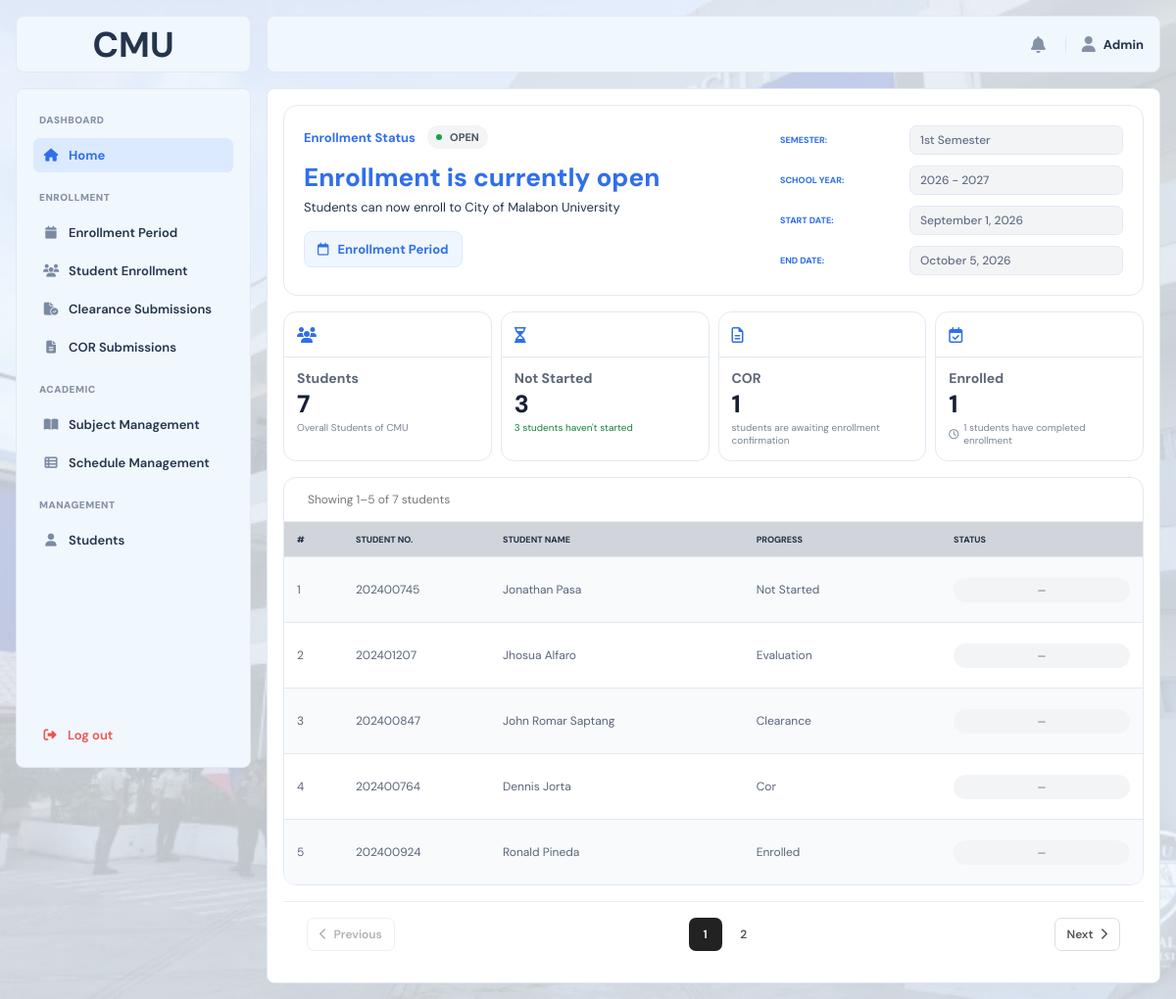
The page /?page=admin_home (signed in) on the database as committed earlier.
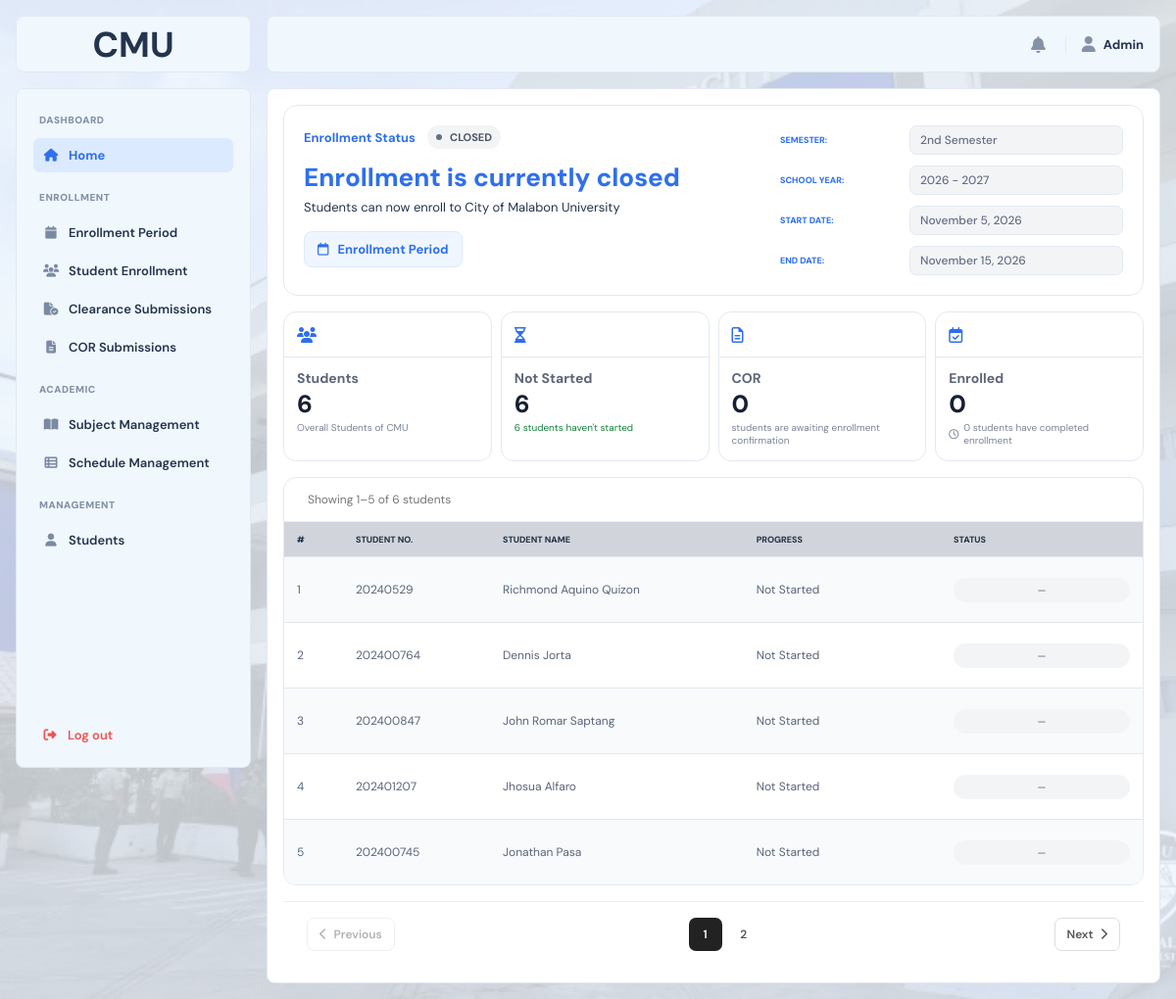
The same page on the database as committed later.
### tables this page shows
CREATE TABLE `system_settings` (
  `setting_id` int(10) UNSIGNED NOT NULL,
  `enrollment_status` enum('OPEN','CLOSED') NOT NULL DEFAULT 'CLOSED',
  `semester` varchar(50) DEFAULT NULL,
  `school_year` varchar(20) DEFAULT NULL,
  `start_date` date DEFAULT NULL,
  `end_date` date DEFAULT NULL,
  `updated_at` datetime NOT NULL DEFAULT current_timestamp() ON UPDATE current_timestamp()
);

CREATE TABLE `students` (
  `student_id` int(10) UNSIGNED NOT NULL,
  `user_id` int(10) UNSIGNED DEFAULT NULL,
  `student_number` varchar(50) NOT NULL,
  `first_name` varchar(100) NOT NULL,
  `middle_name` varchar(100) DEFAULT NULL,
  `last_name` varchar(100) NOT NULL,
  `program` varchar(100) NOT NULL,
  `year_level` int(11) NOT NULL,
  `section` varchar(50) DEFAULT NULL,
  `email` varchar(100) NOT NULL,
  `phone` varchar(20) DEFAULT NULL,
  `password_hash` varchar(255) NOT NULL,
  `enrollment_phase` enum('NOT_STARTED','EVALUATION','CLEARANCE','COR','ENROLLED') NOT NULL DEFAULT 'NOT_STARTED',
  `enrollment_status` varchar(50) NOT NULL DEFAULT 'Closed',
  `created_at` datetime NOT NULL DEFAULT current_timestamp()
);

### index.php (called while the page is built, shortened)
<?php
$pages = [
    'home_main' => 'main/home_main.php',
    'course_offering' => 'main/course_offering.php',
    'faculty_evaluation' => 'main/faculty_evaluation.php',
    'evaluation_form' => 'main/evaluation_form.php',
    'clearance_main' => 'main/clearance_main.php',
    'cor' => 'main/cor.php',
    'my_enrollment' => 'main/my_enrollment.php',
    'profile' => 'main/profile.php',
    'admin_home' => 'admin/admin_home.php',
    'enrollment_period' => 'admin/enrollment_period.php',
    'student_enrollment' => 'admin/student_enrollment.php',
    'clearance_submissions' => 'admin/clearance_submissions.php',
    'cor_submissions' => 'admin/cor_submissions.php',
    'course_offerings' => 'admin/course_offerings.php',
    'course_management' => 'admin/course_management.php',
    'student_management' => 'admin/student_management.php',
    'login' => 'auth/login.php',
    'forget' => 'auth/forget.php',
    'verification' => 'auth/verification.php',
    'reset' => 'auth/reset.php',
    'set_password' => 'auth/set_password.php',
    'error404' => 'error/error404.php',
    'maintenance' => 'error/maintenance.php',
    'sample' => 'sample.php',
];
$page = $_GET['page'] ?? 'login';
require FRONTEND_PATH . '/pages/' . $pages[$page];

### frontend/pages/admin/admin_home.php (the view, shortened to what the rows shown need)
<?php
$stmt = $conn->prepare(
    'SELECT
        enrollment_status,
        semester,
        school_year,
        start_date,
        end_date
     FROM system_settings
     WHERE setting_id = 1
     LIMIT 1'
);
$stmt->execute();
$result = $stmt->get_result();
$settings = $result->fetch_assoc();
$enrollmentStatus = $settings['enrollment_status'] ?? 'CLOSED';
$isEnrollmentOpen = $enrollmentStatus === 'OPEN';
$statusClass = $isEnrollmentOpen
    ? 'admin-status-open'
    : 'admin-status-closed';
$statusMessage = $isEnrollmentOpen
    ? 'Enrollment is currently open'
    : 'Enrollment is currently closed';
$studentsPerPage = 5;
$currentStudentPage = max(
    1,
    (int) ($_GET['student_page'] ?? 1)
);
$totalStudentResult = $conn->query(
    'SELECT COUNT(*) AS total
     FROM students'
);
$totalStudentRecords = 0;
if ($totalStudentResult) {
    $row = $totalStudentResult->fetch_assoc();
    $totalStudentRecords =
        (int) ($row['total'] ?? 0);
}
$totalStudentPages = max(
    1,
    (int) ceil(
        $totalStudentRecords /
        $studentsPerPage
    )
);
$currentStudentPage = min(
    $currentStudentPage,
    $totalStudentPages
);
$studentOffset =
    ($currentStudentPage - 1) *
    $studentsPerPage;
$stmt = $conn->prepare(
    'SELECT
        student_number,
        first_name,
        middle_name,
        last_name,
        enrollment_phase
     FROM students
     ORDER BY student_id ASC
     LIMIT ? OFFSET ?'
);
$stmt->bind_param(
    'ii',
    $studentsPerPage,
    $studentOffset
);
$stmt->execute();
$students =
    $stmt->get_result()->fetch_all(MYSQLI_ASSOC);
?>
<!DOCTYPE html>
<html lang="en">
<head>
    <link rel="stylesheet"
          href="<?= BASE_URL ?>frontend/assets/css/main.css">
    <link rel="stylesheet"
          href="<?= BASE_URL ?>frontend/assets/css/admin.css">
    <link rel="stylesheet"
          href="https://cdnjs.cloudflare.com/ajax/libs/font-awesome/6.5.2/css/all.min.css">
</head>
<body>
<div class="layout">
    <div class="main">
        <div class="content">
            <section class="admin-enrollment-card">
                <div class="admin-enrollment-left">
                    <div class="admin-status-row">
                        <span class="admin-section-label">
                            Enrollment Status
                        </span>
                        <span class="admin-status-badge <?= $statusClass ?>">
                            <span class="admin-status-dot"></span>
                            <?= htmlspecialchars($enrollmentStatus, ENT_QUOTES, 'UTF-8') ?>
                        </span>
                    </div>
                    <h1>
                        <?= htmlspecialchars($statusMessage, ENT_QUOTES, 'UTF-8') ?>
                    </h1>
                    <p>
                        Students can now enroll to City of Malabon University
                    </p>
                    <a href="<?= BASE_URL ?>?page=enrollment_period"
                    class="admin-period-button">
                        <i class="fa-regular fa-calendar"></i>
                        Enrollment Period
                    </a>
                </div>
                <div class="admin-enrollment-info">
                    <div class="admin-info-row">
                        <span>SEMESTER:</span>
                        <strong>
                            <?= htmlspecialchars(
                            $settings['semester'] ?? 'Not set',
                            ENT_QUOTES,
                            'UTF-8'
                            ) ?>
                        </strong>
                    </div>
                    <div class="admin-info-row">
                        <span>SCHOOL YEAR:</span>
                        <strong>
                            <?= htmlspecialchars(
                            $settings['school_year'] ?? 'Not set',
                            ENT_QUOTES,
                            'UTF-8'
                            ) ?>
                        </strong>
                    </div>
                    <div class="admin-info-row">
                        <span>START DATE:</span>
                        <strong>
                            <?= !empty($settings['start_date'])
                            ? date('F j, Y', strtotime($settings['start_date']))
                            : 'Not set' ?>
                        </strong>
                    </div>
                    <div class="admin-info-row">
                        <span>END DATE:</span>
                        <strong>
                            <?= !empty($settings['end_date'])
                            ? date('F j, Y', strtotime($settings['end_date']))
                            : 'Not set' ?>
                        </strong>
                    </div>
                </div>
            </section>
            <section class="admin-student-table">
                <?php foreach ($students as $index => $student): ?>
                    <?php
                    $studentName = trim(
                        $student['first_name'] . ' ' .
                        ($student['middle_name']
                            ? $student['middle_name'] . ' '
                            : '') .
                        $student['last_name']
                    );
                    $progress = ucwords(
                        strtolower(
                            str_replace('_', ' ', $student['enrollment_phase'])
                        )
                    );
                    ?>
                    <div class="admin-table-row">
                        <span>
                            <?= $studentOffset + $index + 1 ?>
                        </span>
                        <span>
                            <?= htmlspecialchars(
                                $student['student_number'],
                                ENT_QUOTES,
                                'UTF-8'
                            ) ?>
                        </span>
                        <span>
                            <?= htmlspecialchars(
                                $studentName,
                                ENT_QUOTES,
                                'UTF-8'
                            ) ?>
                        </span>
                        <span>
                            <?= htmlspecialchars(
                                $progress,
                                ENT_QUOTES,
                                'UTF-8'
                            ) ?>
                        </span>
                        <span>
                            <span class="admin-table-status admin-status-neutral">
                                —
                            </span>
                        </span>
                    </div>
                <?php endforeach; ?>
            </section>
        </div>
    </div>
</div>
</body>
</html>

Rows that differ between the two databases and show on the page:
removed students: index "1", student_number "202400745", studentName "Jonathan Pasa", enrollment_phase "Not Started"
removed students: index "2", student_number "202401207", studentName "Jhosua Alfaro", enrollment_phase "Evaluation"
removed students: index "3", student_number "202400847", studentName "John Romar Saptang", enrollment_phase "Clearance"
removed students: index "4", student_number "202400764", studentName "Dennis Jorta", enrollment_phase "Cor"
removed students: index "5", student_number "202400924", studentName "Ronald Pineda", enrollment_phase "Enrolled"
changed system_settings: enrollment_status "OPEN" → "CLOSED"; enrollment_status "Enrollment is currently open" → "Enrollment is currently closed"; semester "1st Semester" → "2nd Semester"; start_date "September 1, 2026" → "November 5, 2026"; end_date "October 5, 2026" → "November 15, 2026"
added students: index "1", student_number "20240529", studentName "Richmond Aquino Quizon", enrollment_phase "Not Started"
added students: index "2", student_number "202400764", studentName "Dennis Jorta", enrollment_phase "Not Started"
added students: index "3", student_number "202400847", studentName "John Romar Saptang", enrollment_phase "Not Started"
added students: index "4", student_number "202401207", studentName "Jhosua Alfaro", enrollment_phase "Not Started"
added students: index "5", student_number "202400745", studentName "Jonathan Pasa", enrollment_phase "Not Started"
Other text that changed with them:
$totalStudents: "7" → "6"
$notStartedStudents: "3" → "6"
$corStudents: "1" → "0"
$enrolledStudents: "1" → "0"
$totalStudentRecords: "7" → "6"
